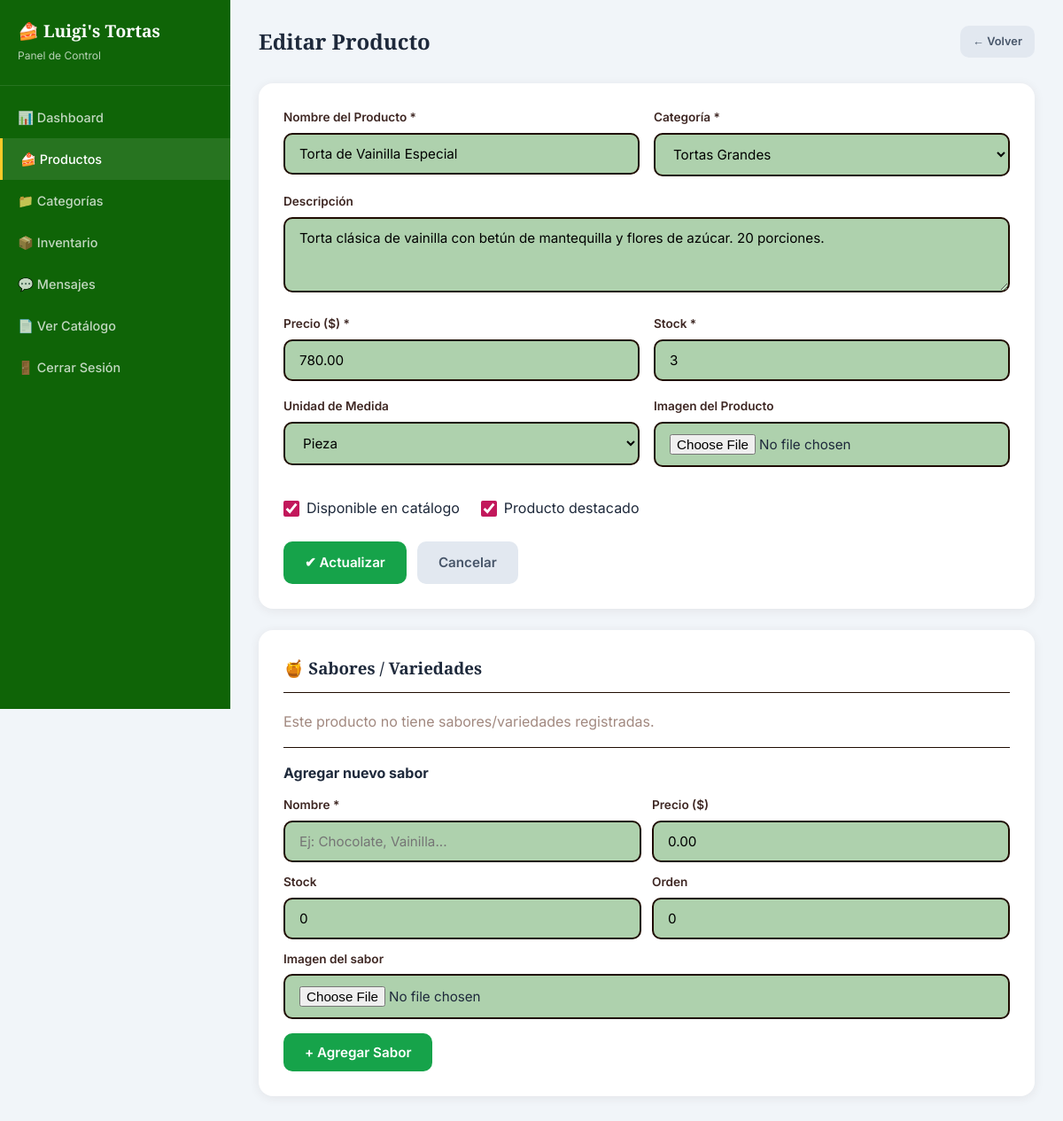
/admin/producto_form.php?id=2 (signed in), run on the app's committed database.
### tables this page shows
CREATE TABLE `productos` (
  `id` int(11) NOT NULL,
  `categoria_id` int(11) NOT NULL,
  `nombre` varchar(150) NOT NULL,
  `descripcion` text DEFAULT NULL,
  `precio` decimal(10,2) NOT NULL DEFAULT 0.00,
  `imagen` varchar(255) DEFAULT NULL,
  `stock` int(11) NOT NULL DEFAULT 0,
  `unidad_medida` varchar(50) DEFAULT 'pieza',
  `disponible` tinyint(1) DEFAULT 1,
  `destacado` tinyint(1) DEFAULT 0,
  `created_at` timestamp NOT NULL DEFAULT current_timestamp(),
  `updated_at` timestamp NOT NULL DEFAULT current_timestamp() ON UPDATE current_timestamp()
);

CREATE TABLE `categorias` (
  `id` int(11) NOT NULL,
  `nombre` varchar(100) NOT NULL,
  `descripcion` text DEFAULT NULL,
  `imagen` varchar(255) DEFAULT NULL,
  `orden` int(11) DEFAULT 0,
  `activa` tinyint(1) DEFAULT 1,
  `created_at` timestamp NOT NULL DEFAULT current_timestamp()
);

### includes/db.php (called while the page is built, shortened)
<?php
function getConnection() {
    static $pdo = null;
    if ($pdo === null) {
        try {
            $dsn = 'mysql:host=' . DB_HOST . ';dbname=' . DB_NAME . ';charset=' . DB_CHARSET;
            $pdo = new PDO($dsn, DB_USER, DB_PASS, [
                PDO::ATTR_ERRMODE => PDO::ERRMODE_EXCEPTION,
                PDO::ATTR_DEFAULT_FETCH_MODE => PDO::FETCH_ASSOC,
                PDO::ATTR_EMULATE_PREPARES => false,
            ]);
        } catch (PDOException $e) {
            die('Error de conexión: ' . $e->getMessage());
        }
    }
    return $pdo;
}
function query($sql, $params = []) {
    $stmt = getConnection()->prepare($sql);
    $stmt->execute($params);
    return $stmt;
}
function fetchAll($sql, $params = []) {
    return query($sql, $params)->fetchAll();
}
function fetchOne($sql, $params = []) {
    return query($sql, $params)->fetch();
}

### includes/functions.php (called while the page is built, shortened)
<?php
function sanitize($input) {
    return htmlspecialchars(trim($input), ENT_QUOTES, 'UTF-8');
}
function getCategorias($soloActivas = true) {
    $sql = 'SELECT c.*, COUNT(p.id) as total_productos
            FROM categorias c
            LEFT JOIN productos p ON c.id = p.categoria_id AND p.disponible = 1';
    $sql .= ' GROUP BY c.id ORDER BY c.orden ASC';
    return fetchAll($sql);
}
function getProducto($id) {
    return fetchOne('SELECT p.*, c.nombre as categoria_nombre
                     FROM productos p
                     JOIN categorias c ON p.categoria_id = c.id
                     WHERE p.id = ?', [$id]);
}
function getSaboresByProducto($productoId) {
    return fetchAll(
        'SELECT * FROM producto_sabores WHERE producto_id = ? ORDER BY orden ASC, nombre ASC',
        [$productoId]
    );
}

### admin/producto_form.php (the view, shortened to what this page needs)
<?php
$id = $_GET['id'] ?? null;
$producto = null;
if ($id) {
    $producto = getProducto($id);
}
$categorias = getCategorias(false);
$isEdit = $id && $producto;
?>
<!DOCTYPE html>
<html lang="es">
<head>
    <link rel="stylesheet" href="../assets/css/style.css">
</head>
<body class="admin-body">
<div class="admin-layout">
    <aside class="admin-sidebar">
        <div class="sidebar-brand">
            <h2>&#127856; <?= SITE_NAME ?></h2>
            <p>Panel de Control</p>
        </div>
        <nav class="sidebar-nav">
            <a href="index.php">&#128202; Dashboard</a>
            <a href="productos.php" class="active">&#127856; Productos</a>
            <a href="categorias.php">&#128193; Categorías</a>
            <a href="inventario.php">&#128230; Inventario</a>
            <a href="chat.php">&#128172; Mensajes<?php $chatNoLeidos = getNoLeidosAdminTotal(); if ($chatNoLeidos > 0): ?><span class="badge-chat"><?= $chatNoLeidos ?></span><?php endif; ?></a>
            <a href="../" target="_blank">&#128196; Ver Catálogo</a>
            <a href="logout.php">&#128682; Cerrar Sesión</a>
        </nav>
    </aside>
    <main class="admin-main">
        <div class="admin-topbar">
            <h2><?= $isEdit ? 'Editar Producto' : 'Nuevo Producto' ?></h2>
            <a href="productos.php" class="btn btn-secondary btn-sm">&#8592; Volver</a>
        </div>
        <div class="form-card">
            <form method="POST" enctype="multipart/form-data">
                <div class="form-row">
                    <div class="form-group">
                        <label>Nombre del Producto *</label>
                        <input type="text" name="nombre" required value="<?= sanitize($producto['nombre'] ?? $_POST['nombre'] ?? '') ?>">
                    </div>
                    <div class="form-group">
                        <label>Categoría *</label>
                        <select name="categoria_id" required>
                            <?php foreach ($categorias as $c): ?>
                                <option value="<?= $c['id'] ?>" <?= (($producto['categoria_id'] ?? $_POST['categoria_id'] ?? '') == $c['id']) ? 'selected' : '' ?>>
                                    <?= sanitize($c['nombre']) ?>
                                </option>
                            <?php endforeach; ?>
                        </select>
                    </div>
                </div>
                <div class="form-group">
                    <label>Descripción</label>
                    <textarea name="descripcion" rows="3"><?= sanitize($producto['descripcion'] ?? $_POST['descripcion'] ?? '') ?></textarea>
                </div>
                <div class="form-row">
                    <div class="form-group">
                        <label>Precio ($) *</label>
                        <input type="number" name="precio" step="0.01" min="0" required value="<?= $producto['precio'] ?? $_POST['precio'] ?? '0.00' ?>">
                    </div>
                    <div class="form-group">
                        <label>Stock *</label>
                        <input type="number" name="stock" min="0" required value="<?= $producto['stock'] ?? $_POST['stock'] ?? '0' ?>">
                    </div>
                </div>
                <div class="form-row">
                    <div class="form-group">
                        <label>Unidad de Medida</label>
                        <select name="unidad_medida">
                            <?php foreach (['pieza', 'porción', 'kg', 'docena'] as $u): ?>
                                <option value="<?= $u ?>" <?= (($producto['unidad_medida'] ?? $_POST['unidad_medida'] ?? '') == $u) ? 'selected' : '' ?>><?= ucfirst($u) ?></option>
                            <?php endforeach; ?>
                        </select>
                    </div>
                    <div class="form-group">
                        <label>Imagen del Producto</label>
                        <input type="file" name="imagen" accept="image/*" onchange="previewImage(this)">
                    </div>
                </div>
                <div style="display:flex;gap:24px;margin-top:8px;">
                    <div class="checkbox-group">
                        <input type="checkbox" name="disponible" id="disponible" value="1" <?= ($producto['disponible'] ?? $_POST['disponible'] ?? 1) ? 'checked' : '' ?>>
                        <label for="disponible">Disponible en catálogo</label>
                    </div>
                    <div class="checkbox-group">
                        <input type="checkbox" name="destacado" id="destacado" value="1" <?= ($producto['destacado'] ?? $_POST['destacado'] ?? 0) ? 'checked' : '' ?>>
                        <label for="destacado">Producto destacado</label>
                    </div>
                </div>
                <div style="margin-top:24px;display:flex;gap:12px;">
                    <button type="submit" class="btn btn-success" style="width:auto;">
                        <?= $isEdit ? '&#10004; Actualizar' : '&#10004; Crear Producto' ?>
                    </button>
                    <a href="productos.php" class="btn btn-secondary">Cancelar</a>
                </div>
            </form>
        </div>
        <?php if ($isEdit): $sabores = getSaboresByProducto($id); ?>
        <div class="form-card" style="margin-top:24px;">
            <h3>&#127855; Sabores / Variedades</h3>
            <?php if (count($sabores) > 0): ?>
            <div class="data-table-wrapper" style="margin-bottom:20px;">
                <table class="data-table">
                    <thead>
                        <tr>
                            <th>Imagen</th>
                            <th>Nombre</th>
                            <th>Precio</th>
                            <th>Stock</th>
                            <th>Orden</th>
                            <th>Acción</th>
                        </tr>
                    </thead>
                    <tbody>
                        <?php foreach ($sabores as $s): ?>
                        <tr>
                            <td>
                                <?php if ($s['imagen']): ?>
                                    <img src="<?= UPLOAD_URL . $s['imagen'] ?>" alt="" class="image-preview">
                                <?php else: ?>
                                    <div class="image-preview-placeholder">&#127856;</div>
                                <?php endif; ?>
                            </td>
                            <td><strong><?= sanitize($s['nombre']) ?></strong></td>
                            <td><?= formatCurrency($s['precio']) ?></td>
                            <td><span class="stock-badge <?= $s['stock'] == 0 ? 'out' : ($s['stock'] <= 3 ? 'low' : 'ok') ?>"><?= $s['stock'] ?></span></td>
                            <td><?= $s['orden'] ?></td>
                            <td>
                                <a href="producto_form.php?id=<?= $id ?>&deletesabor=<?= $s['id'] ?>" class="btn btn-sm btn-danger" onclick="return confirm('Eliminar sabor «<?= sanitize($s['nombre']) ?>»?')">Eliminar</a>
                            </td>
                        </tr>
                        <?php endforeach; ?>
                    </tbody>
                </table>
            </div>
            <?php else: ?>
            <p style="color:var(--text-muted);margin-bottom:16px;">Este producto no tiene sabores/variedades registradas.</p>
            <?php endif; ?>
            <hr style="border:none;border-top:1px solid var(--border);margin:16px 0;">
            <h4 style="margin-bottom:12px;">Agregar nuevo sabor</h4>
            <form method="POST" enctype="multipart/form-data" style="display:grid;grid-template-columns:1fr 1fr;gap:12px;">
                <div class="form-group" style="margin-bottom:0;">
                    <label>Nombre *</label>
                    <input type="text" name="sabor_nombre" required placeholder="Ej: Chocolate, Vainilla...">
                </div>
                <div class="form-group" style="margin-bottom:0;">
                    <label>Precio ($)</label>
                    <input type="number" name="sabor_precio" step="0.01" min="0" value="0.00">
                </div>
                <div class="form-group" style="margin-bottom:0;">
                    <label>Stock</label>
                    <input type="number" name="sabor_stock" min="0" value="0">
                </div>
                <div class="form-group" style="margin-bottom:0;">
                    <label>Orden</label>
                    <input type="number" name="sabor_orden" min="0" value="0">
                </div>
                <div class="form-group" style="margin-bottom:0;grid-column:span 2;">
                    <label>Imagen del sabor</label>
                    <input type="file" name="sabor_imagen" accept="image/*">
                </div>
                <div style="grid-column:span 2;margin-top:4px;">
                    <button type="submit" class="btn btn-success" style="width:auto;">+ Agregar Sabor</button>
                </div>
            </form>
        </div>
        <?php endif; ?>
    </main>
</div>
</body>
</html>

### assets/css/style.css (style rules this page uses)
:root { --primary: #c2185b; --primary-light: #f8bbd0; --primary-dark: #880e4f; --primary-luigi: #22B24C; --secondary-luigi: #2B5293; --third-luigi: #0f6407; --secondary: #f57c00; --accent: #ffca28; --bg: #aed1ad; --bg-card: #ffffff; --text: #3e2723; --text-light: #795548; --text-muted: #a1887f; --border: #1f0c01; --shadow: 0 2px 12px rgba(62, 39, 35, 0.08); --shadow-lg: 0 8px 32px rgba(62, 39, 35, 0.12); --radius: 16px; --radius-sm: 10px; --transition: all 0.3s cubic-bezier(0.4, 0, 0.2, 1); }
* { margin: 0; padding: 0; box-sizing: border-box; }
body { font-family: 'Inter', sans-serif; background: var(--bg); color: var(--text); line-height: 1.6; min-height: 100vh; }
.admin-body { background: #f1f5f9; font-family: 'Inter', sans-serif; color: #1e293b; min-height: 100vh; }
.form-group { margin-bottom: 18px; text-align: left; }
.form-group label { display: block; font-size: 0.85rem; font-weight: 600; margin-bottom: 6px; color: var(--text); }
.form-group input, .form-group select, .form-group textarea { width: 100%; padding: 12px 16px; border: 2px solid var(--border); border-radius: var(--radius-sm); font-size: 0.95rem; font-family: 'Inter', sans-serif; transition: var(--transition); background: var(--bg); }
.form-group textarea { resize: vertical; min-height: 80px; }
.btn { display: inline-flex; align-items: center; gap: 8px; padding: 12px 24px; border: none; border-radius: var(--radius-sm); font-family: 'Inter', sans-serif; font-size: 0.95rem; font-weight: 600; cursor: pointer; transition: var(--transition); text-decoration: none; }
.btn-secondary { background: #e2e8f0; color: #475569; }
.btn-success { background: #16a34a; color: white; }
.btn-sm { padding: 8px 14px; font-size: 0.8rem; }
.admin-layout { display: flex; min-height: 100vh; }
.admin-sidebar { width: 260px; background: var(--third-luigi); color: white; padding: 20px 0; position: fixed; height: 100vh; overflow-y: auto; z-index: 100; }
.sidebar-brand { padding: 0 20px 24px; border-bottom: 1px solid rgba(255,255,255,0.1); margin-bottom: 12px; }
.sidebar-brand h2 { font-family: 'Playfair Display', serif; font-size: 1.2rem; }
.sidebar-brand p { font-size: 0.75rem; opacity: 0.7; margin-top: 2px; }
.sidebar-nav a { display: flex; align-items: center; gap: 12px; padding: 12px 20px; color: rgba(255,255,255,0.75); text-decoration: none; font-size: 0.9rem; font-weight: 500; transition: var(--transition); }
.sidebar-nav a:hover, .sidebar-nav a.active { background: rgba(255,255,255,0.1); color: white; }
.sidebar-nav a.active { border-left: 3px solid var(--accent); }
.admin-main { margin-left: 260px; flex: 1; padding: 28px 32px; min-height: 100vh; }
.admin-topbar { display: flex; align-items: center; justify-content: space-between; margin-bottom: 28px; }
.admin-topbar h2 { font-family: 'Playfair Display', serif; font-size: 1.5rem; }
.form-card { background: white; border-radius: var(--radius); padding: 28px; box-shadow: var(--shadow); }
.form-card h3 { font-family: 'Playfair Display', serif; margin-bottom: 20px; padding-bottom: 12px; border-bottom: 1px solid var(--border); }
.form-row { display: grid; grid-template-columns: 1fr 1fr; gap: 16px; }
.checkbox-group { display: flex; align-items: center; gap: 8px; margin-top: 8px; }
.checkbox-group input[type="checkbox"] { width: 18px; height: 18px; accent-color: var(--primary); }

### data on the page
productos: nombre "Torta de Vainilla Especial", categoria_id "Tortas Grandes", descripcion "Torta clásica de vainilla con betún de mantequilla y flores de azúcar. 20 porciones.", precio "780.00", stock "3", unidad_medida "Pieza", disponible "☑", destacado "☑"

### other printed values
SITE_NAME "Luigi's Tortas"
